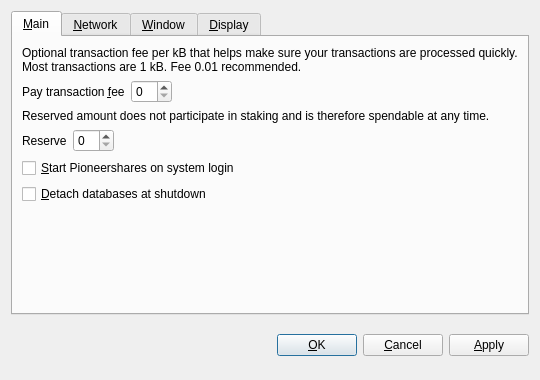
<?xml version="1.0" encoding="UTF-8"?>
<ui version="4.0">
 <class>OptionsDialog</class>
 <widget class="QDialog" name="OptionsDialog">
  <property name="geometry">
   <rect>
    <x>0</x>
    <y>0</y>
    <width>540</width>
    <height>380</height>
   </rect>
  </property>
  <property name="windowTitle">
   <string>Options</string>
  </property>
  <property name="modal">
   <bool>true</bool>
  </property>
  <layout class="QVBoxLayout" name="verticalLayout">
   <item>
    <widget class="QTabWidget" name="tabWidget">
     <property name="tabPosition">
      <enum>QTabWidget::North</enum>
     </property>
     <property name="currentIndex">
      <number>0</number>
     </property>
     <widget class="QWidget" name="tabMain">
      <attribute name="title">
       <string>&amp;Main</string>
      </attribute>
      <layout class="QVBoxLayout" name="verticalLayout_Main">
       <item>
        <widget class="QLabel" name="transactionFeeInfoLabel">
         <property name="text">
          <string>Optional transaction fee per kB that helps make sure your transactions are processed quickly. Most transactions are 1 kB. Fee 0.01 recommended.</string>
         </property>
         <property name="textFormat">
          <enum>Qt::PlainText</enum>
         </property>
         <property name="wordWrap">
          <bool>true</bool>
         </property>
        </widget>
       </item>
       <item>
        <layout class="QHBoxLayout" name="horizontalLayoutFee">
         <item>
          <widget class="QLabel" name="transactionFeeLabel">
           <property name="text">
            <string>Pay transaction &amp;fee</string>
           </property>
           <property name="textFormat">
            <enum>Qt::PlainText</enum>
           </property>
           <property name="buddy">
            <cstring>transactionFee</cstring>
           </property>
          </widget>
         </item>
         <item>
          <widget class="BitcoinAmountField" name="transactionFee"/>
         </item>
         <item>
          <spacer name="horizontalSpacerFee">
           <property name="orientation">
            <enum>Qt::Horizontal</enum>
           </property>
           <property name="sizeHint" stdset="0">
            <size>
             <width>40</width>
             <height>20</height>
            </size>
           </property>
          </spacer>
         </item>
        </layout>
       </item>
       <item>
        <widget class="QLabel" name="reserveBalanceInfoLabel">
         <property name="text">
          <string>Reserved amount does not participate in staking and is therefore spendable at any time.</string>
         </property>
         <property name="textFormat">
          <enum>Qt::PlainText</enum>
         </property>
         <property name="wordWrap">
          <bool>true</bool>
         </property>
        </widget>
       </item>
       <item>
        <layout class="QHBoxLayout" name="horizontalLayoutReserveBalance">
         <item>
          <widget class="QLabel" name="reserveBalanceLabel">
           <property name="text">
            <string>Reserve</string>
           </property>
           <property name="textFormat">
            <enum>Qt::PlainText</enum>
           </property>
           <property name="buddy">
            <cstring>reserveBalance</cstring>
           </property>
          </widget>
         </item>
         <item>
          <widget class="BitcoinAmountField" name="reserveBalance"/>
         </item>
         <item>
          <spacer name="horizontalSpacerReserveBalance">
           <property name="orientation">
            <enum>Qt::Horizontal</enum>
           </property>
           <property name="sizeHint" stdset="0">
            <size>
             <width>40</width>
             <height>20</height>
            </size>
           </property>
          </spacer>
         </item>
        </layout>
       </item>
       <item>
        <widget class="QCheckBox" name="bitcoinAtStartup">
         <property name="toolTip">
          <string>Automatically start Pioneershares after logging in to the system.</string>
         </property>
         <property name="text">
          <string>&amp;Start Pioneershares on system login</string>
         </property>
        </widget>
       </item>
       <item>
        <widget class="QCheckBox" name="detachDatabases">
         <property name="toolTip">
          <string>Detach block and address databases at shutdown. This means they can be moved to another data directory, but it slows down shutdown. The wallet is always detached.</string>
         </property>
         <property name="text">
          <string>&amp;Detach databases at shutdown</string>
         </property>
        </widget>
       </item>
       <item>
        <spacer name="verticalSpacer_Main">
         <property name="orientation">
          <enum>Qt::Vertical</enum>
         </property>
         <property name="sizeHint" stdset="0">
          <size>
           <width>20</width>
           <height>40</height>
          </size>
         </property>
        </spacer>
       </item>
      </layout>
     </widget>
     <widget class="QWidget" name="tabNetwork">
      <attribute name="title">
       <string>&amp;Network</string>
      </attribute>
      <layout class="QVBoxLayout" name="verticalLayout_Network">
       <item>
        <widget class="QCheckBox" name="mapPortUpnp">
         <property name="toolTip">
          <string>Automatically open the Pioneershares client port on the router. This only works when your router supports UPnP and it is enabled.</string>
         </property>
         <property name="text">
          <string>Map port using &amp;UPnP</string>
         </property>
        </widget>
       </item>
       <item>
        <widget class="QCheckBox" name="connectSocks">
         <property name="toolTip">
          <string>Connect to the Pioneershares network through a SOCKS proxy (e.g. when connecting through Tor).</string>
         </property>
         <property name="text">
          <string>&amp;Connect through SOCKS proxy:</string>
         </property>
        </widget>
       </item>
       <item>
        <layout class="QHBoxLayout" name="horizontalLayout_Network">
         <item>
          <widget class="QLabel" name="proxyIpLabel">
           <property name="text">
            <string>Proxy &amp;IP:</string>
           </property>
           <property name="textFormat">
            <enum>Qt::PlainText</enum>
           </property>
           <property name="buddy">
            <cstring>proxyIp</cstring>
           </property>
          </widget>
         </item>
         <item>
          <widget class="QValidatedLineEdit" name="proxyIp">
           <property name="maximumSize">
            <size>
             <width>140</width>
             <height>16777215</height>
            </size>
           </property>
           <property name="toolTip">
            <string>IP address of the proxy (e.g. 127.0.0.1)</string>
           </property>
          </widget>
         </item>
         <item>
          <widget class="QLabel" name="proxyPortLabel">
           <property name="text">
            <string>&amp;Port:</string>
           </property>
           <property name="textFormat">
            <enum>Qt::PlainText</enum>
           </property>
           <property name="buddy">
            <cstring>proxyPort</cstring>
           </property>
          </widget>
         </item>
         <item>
          <widget class="QLineEdit" name="proxyPort">
           <property name="maximumSize">
            <size>
             <width>55</width>
             <height>16777215</height>
            </size>
           </property>
           <property name="toolTip">
            <string>Port of the proxy (e.g. 9050)</string>
           </property>
          </widget>
         </item>
         <item>
          <widget class="QLabel" name="socksVersionLabel">
           <property name="text">
            <string>SOCKS &amp;Version:</string>
           </property>
           <property name="textFormat">
            <enum>Qt::PlainText</enum>
           </property>
           <property name="buddy">
            <cstring>socksVersion</cstring>
           </property>
          </widget>
         </item>
         <item>
          <widget class="QValueComboBox" name="socksVersion">
           <property name="toolTip">
            <string>SOCKS version of the proxy (e.g. 5)</string>
           </property>
          </widget>
         </item>
         <item>
          <spacer name="horizontalSpacer_Network">
           <property name="orientation">
            <enum>Qt::Horizontal</enum>
           </property>
           <property name="sizeHint" stdset="0">
            <size>
             <width>40</width>
             <height>20</height>
            </size>
           </property>
          </spacer>
         </item>
        </layout>
       </item>
       <item>
        <spacer name="verticalSpacer_Network">
         <property name="orientation">
          <enum>Qt::Vertical</enum>
         </property>
         <property name="sizeHint" stdset="0">
          <size>
           <width>20</width>
           <height>40</height>
          </size>
         </property>
        </spacer>
       </item>
      </layout>
     </widget>
     <widget class="QWidget" name="tabWindow">
      <attribute name="title">
       <string>&amp;Window</string>
      </attribute>
      <layout class="QVBoxLayout" name="verticalLayout_Window">
       <item>
        <widget class="QCheckBox" name="minimizeToTray">
         <property name="toolTip">
          <string>Show only a tray icon after minimizing the window.</string>
         </property>
         <property name="text">
          <string>&amp;Minimize to the tray instead of the taskbar</string>
         </property>
        </widget>
       </item>
       <item>
        <widget class="QCheckBox" name="minimizeOnClose">
         <property name="toolTip">
          <string>Minimize instead of exit the application when the window is closed. When this option is enabled, the application will be closed only after selecting Quit in the menu.</string>
         </property>
         <property name="text">
          <string>M&amp;inimize on close</string>
         </property>
        </widget>
       </item>
       <item>
        <spacer name="verticalSpacer_Window">
         <property name="orientation">
          <enum>Qt::Vertical</enum>
         </property>
         <property name="sizeHint" stdset="0">
          <size>
           <width>20</width>
           <height>40</height>
          </size>
         </property>
        </spacer>
       </item>
      </layout>
     </widget>
     <widget class="QWidget" name="tabDisplay">
      <attribute name="title">
       <string>&amp;Display</string>
      </attribute>
      <layout class="QVBoxLayout" name="verticalLayout_Display">
       <item>
        <layout class="QHBoxLayout" name="horizontalLayout_1_Display">
         <item>
          <widget class="QLabel" name="langLabel">
           <property name="text">
            <string>User Interface &amp;language:</string>
           </property>
           <property name="textFormat">
            <enum>Qt::PlainText</enum>
           </property>
           <property name="buddy">
            <cstring>lang</cstring>
           </property>
          </widget>
         </item>
         <item>
          <widget class="QValueComboBox" name="lang">
           <property name="toolTip">
            <string>The user interface language can be set here. This setting will take effect after restarting Pioneershares.</string>
           </property>
          </widget>
         </item>
        </layout>
       </item>
       <item>
        <layout class="QHBoxLayout" name="horizontalLayout_2_Display">
         <item>
          <widget class="QLabel" name="unitLabel">
           <property name="text">
            <string>&amp;Unit to show amounts in:</string>
           </property>
           <property name="textFormat">
            <enum>Qt::PlainText</enum>
           </property>
           <property name="buddy">
            <cstring>unit</cstring>
           </property>
          </widget>
         </item>
         <item>
          <widget class="QValueComboBox" name="unit">
           <property name="toolTip">
            <string>Choose the default subdivision unit to show in the interface and when sending coins.</string>
           </property>
          </widget>
         </item>
        </layout>
       </item>
        <item>
        <widget class="QCheckBox" name="usePioneersharesTheme">
         <property name="text">
          <string>Use Pioneershares visual theme (requires restart)</string>
         </property>
        </widget>
       </item>
       <item>
        <widget class="QCheckBox" name="displayAddresses">
         <property name="toolTip">
          <string>Whether to show Pioneershares addresses in the transaction list or not.</string>
         </property>
         <property name="text">
          <string>&amp;Display addresses in transaction list</string>
         </property>
        </widget>
       </item>
       <item>
        <widget class="QCheckBox" name="coinControlFeatures">
         <property name="toolTip">
          <string>Whether to show coin control features or not.</string>
         </property>
         <property name="text">
          <string>Display coin &amp;control features (experts only!)</string>
         </property>
        </widget>
       </item>
       <item>
        <spacer name="verticalSpacer_Display">
         <property name="orientation">
          <enum>Qt::Vertical</enum>
         </property>
         <property name="sizeHint" stdset="0">
          <size>
           <width>20</width>
           <height>40</height>
          </size>
         </property>
        </spacer>
       </item>
      </layout>
     </widget>
    </widget>
   </item>
   <item>
    <layout class="QHBoxLayout" name="horizontalLayout_Buttons">
     <item>
      <spacer name="horizontalSpacer_1">
       <property name="orientation">
        <enum>Qt::Horizontal</enum>
       </property>
       <property name="sizeHint" stdset="0">
        <size>
         <width>40</width>
         <height>48</height>
        </size>
       </property>
      </spacer>
     </item>
     <item>
      <widget class="QLabel" name="statusLabel">
       <property name="font">
        <font>
         <weight>75</weight>
         <bold>true</bold>
        </font>
       </property>
       <property name="text">
        <string/>
       </property>
       <property name="textFormat">
        <enum>Qt::PlainText</enum>
       </property>
       <property name="wordWrap">
        <bool>true</bool>
       </property>
      </widget>
     </item>
     <item>
      <spacer name="horizontalSpacer_2">
       <property name="orientation">
        <enum>Qt::Horizontal</enum>
       </property>
       <property name="sizeHint" stdset="0">
        <size>
         <width>40</width>
         <height>48</height>
        </size>
       </property>
      </spacer>
     </item>
     <item>
      <widget class="QPushButton" name="okButton">
       <property name="text">
        <string>&amp;OK</string>
       </property>
      </widget>
     </item>
     <item>
      <widget class="QPushButton" name="cancelButton">
       <property name="text">
        <string>&amp;Cancel</string>
       </property>
       <property name="autoDefault">
        <bool>false</bool>
       </property>
      </widget>
     </item>
     <item>
      <widget class="QPushButton" name="applyButton">
       <property name="text">
        <string>&amp;Apply</string>
       </property>
       <property name="autoDefault">
        <bool>false</bool>
       </property>
      </widget>
     </item>
    </layout>
   </item>
  </layout>
 </widget>
 <customwidgets>
  <customwidget>
   <class>BitcoinAmountField</class>
   <extends>QSpinBox</extends>
   <header>bitcoinamountfield.h</header>
  </customwidget>
  <customwidget>
   <class>QValueComboBox</class>
   <extends>QComboBox</extends>
   <header>qvaluecombobox.h</header>
  </customwidget>
  <customwidget>
   <class>QValidatedLineEdit</class>
   <extends>QLineEdit</extends>
   <header>qvalidatedlineedit.h</header>
  </customwidget>
 </customwidgets>
 <resources/>
 <connections/>
</ui>
